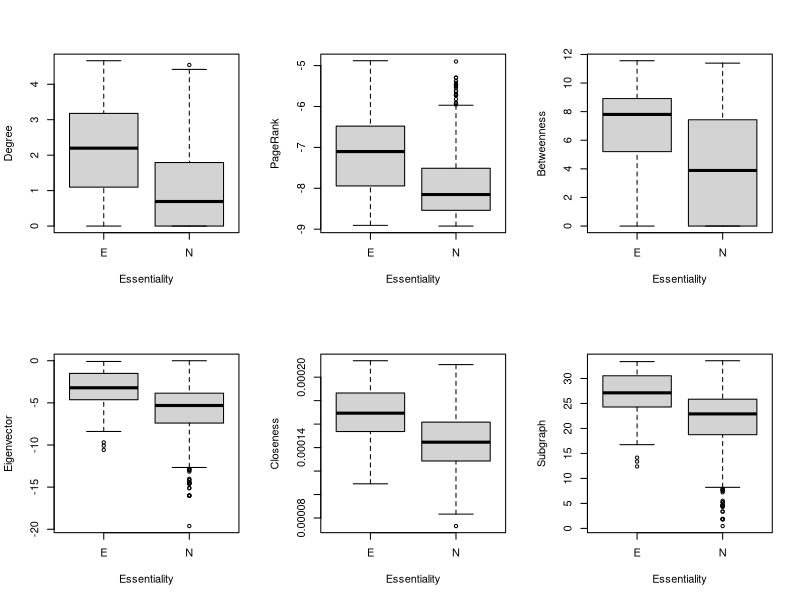
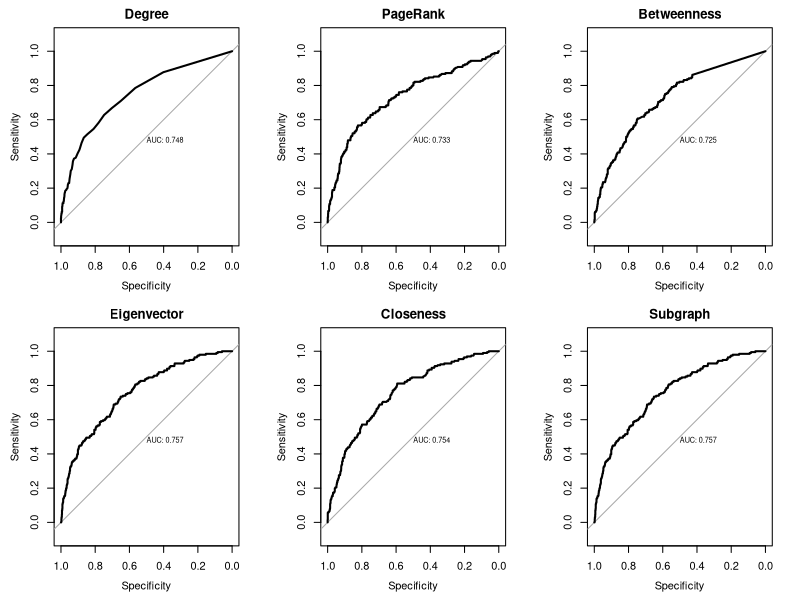

These charts were generated, in order, by the following R code:
## ---- chunk 1
library(igraph)
## ---- chunk 2
# エッジリストの読み込み
d <- read.table("../data/ecoli_ppi_Hu_etal_2009.txt")
# グラフオブジェクトの作成
g <- simplify(graph_from_data_frame(d,directed=F),remove.multiple=T,remove.loops=T)

# 最大連結成分の取得
cls <- components(g,"weak")
g <- induced_subgraph(g, V(g)$name[cls$membership==which(cls$csize==max(cls$csize))[[1]]])
## ---- chunk 3
# 次数中心性（degree centrality）
degree <- degree(g)
# 固有ベクトル中心性（eigenvector centraliry）
eigen <- eigen_centrality(g)$vector
# PageRank
page <- page_rank(g)$vector
# 近接中心性（closeness centrality）
closen <- closeness(g)
# 媒介中心性（betweenness centrality）
between <- betweenness(g)
# サブグラフ中心性（subgraph centrality）
subgraph <- subgraph_centrality(g)
## ---- chunk 4
# データフレームにまとめる
nprop <- data.frame(V(g)$name,degree,eigen,page,closen,between,subgraph)
names(nprop)[[1]] <- "gene"
## ---- chunk 5
ess <- read.table("../data/ecoli_proteins_essentiality_Baba2006MSB.txt",header=T)
# 必須（E），非必須（N），不明（u）
## ---- chunk 6
# 中心性指標のデータと必須性のデータをマージする
d <- merge(ess, nprop,by="gene")
# unknownの遺伝子を除外する。
d <- d[d$essential!="u",]
## ---- chunk 7
layout(matrix(1:6, ncol=3))
# 次数中心性（degree centrality）
boxplot(log(d$degree)~d$essential,xlab="Essentiality",ylab="Degree")
# 固有ベクトル中心性（eigenvector centraliry）
boxplot(log(d$eigen)~d$essential,xlab="Essentiality",ylab="Eigenvector")
# PageRank
boxplot(log(d$page)~d$essential,xlab="Essentiality",ylab="PageRank")
# 近接中心性（closeness centrality）
boxplot(d$closen~d$essential,xlab="Essentiality",ylab="Closeness")
# 媒介中心性（betweenness centrality）
boxplot(log(d$between+1)~d$essential,xlab="Essentiality",ylab="Betweenness")
# サブグラフ中心性（subgraph centrality）
boxplot(log(d$subgraph)~d$essential,xlab="Essentiality",ylab="Subgraph")
## ---- chunk 8
# 必須タンパク質の中心性指標
ess_nprop <- d[d$essential=="E",]
# 非必須タンパク質の中心性指標
noness_nprop <- d[d$essential=="N",]
## ---- chunk 9
cat("次数中心性（degree centrality）
    中央値　必須：",median(ess_nprop$degree),"非必須：",median(noness_nprop$degree),"\n")
wilcox.test(ess_nprop$degree, noness_nprop$degree)
## ---- chunk 10
cat("固有ベクトル中心性（eigenvector centraliry）
    中央値　必須：",median(ess_nprop$eigen),"非必須：",median(noness_nprop$eigen),"\n")
wilcox.test(ess_nprop$eigen, noness_nprop$eigen)

cat("PageRank
    中央値　必須：",median(ess_nprop$page),"非必須：",median(noness_nprop$page),"\n")
wilcox.test(ess_nprop$page, noness_nprop$page)

cat("近接中心性（closeness centrality）
    中央値　必須：",median(ess_nprop$closen),"非必須：",median(noness_nprop$closen),"\n")
wilcox.test(ess_nprop$closen, noness_nprop$closen)

cat("媒介中心性（betweenness centrality）
    中央値　必須：",median(ess_nprop$between),"非必須：",median(noness_nprop$between),"\n")
wilcox.test(ess_nprop$between, noness_nprop$between)

cat("サブグラフ中心性（subgraph centrality）
    中央値　必須：",median(ess_nprop$subgraph),"非必須：",median(noness_nprop$subgraph),"\n")
wilcox.test(ess_nprop$subgraph, noness_nprop$subgraph)
## ---- chunk 11
# 必須なら1，非必須なら0とする。
ess_score <- ifelse(d$essential == "E",1,0)
# ROCカーブを書くためのパッケージを読み込む
library(pROC)
## ---- chunk 12
layout(matrix(1:6, ncol=3))
# 次数中心性（degree centrality）
plot.roc(ess_score,d$degree,print.auc=T,main="Degree")
# 固有ベクトル中心性（eigenvector centraliry）
plot.roc(ess_score,d$eigen,print.auc=T,main="Eigenvector")
# PageRank
plot.roc(ess_score,d$page,print.auc=T,main="PageRank")
# 近接中心性（closeness centrality）
plot.roc(ess_score,d$closen,print.auc=T,main="Closeness")
# 媒介中心性（betweenness centrality）
plot.roc(ess_score,d$between,print.auc=T,main="Betweenness")
# サブグラフ中心性（Subgraph centrality）
plot.roc(ess_score,d$subgraph,print.auc=T,main="Subgraph")
